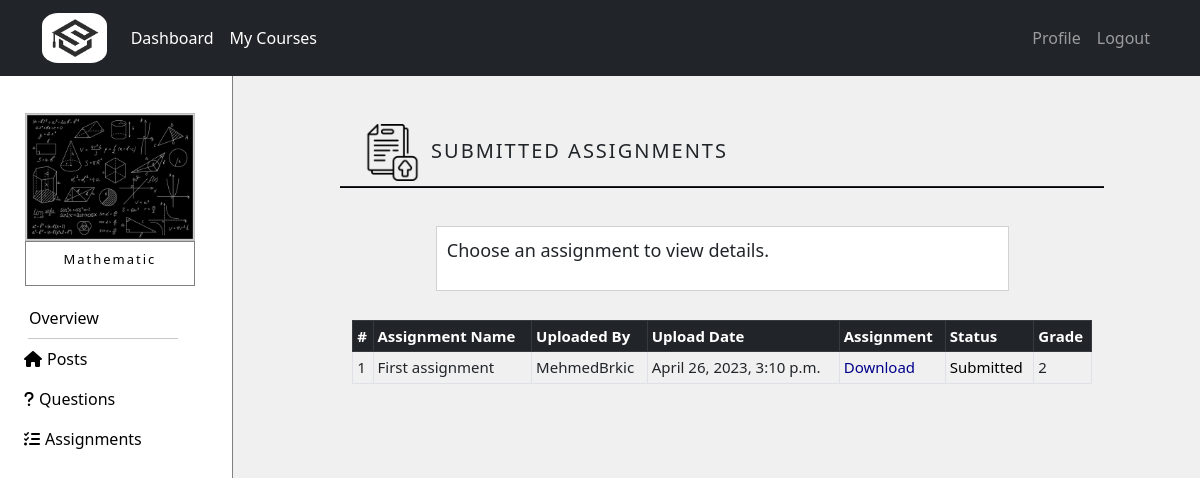
Screenshot of /courses/course/10/assignments (signed in) with the database file from the repository.
### courses/models.py (models this page shows, shortened)
class Course(models.Model):
    name = models.CharField(max_length=50)
    summary = models.CharField(max_length=500)
    image = models.ImageField(upload_to="courses_images",default="courses_images/default.jpg",blank=True)
    overview = models.TextField(null=True,blank=True)
    max_students = models.IntegerField(default=100)
    student_number = models.IntegerField(default=0)

class Assignment(models.Model):
    name = models.CharField(max_length=50)
    created_at = models.DateTimeField(auto_now=True)
    course = models.ForeignKey(Course,related_name='course_assignment',on_delete=models.CASCADE)
    tutor = models.ForeignKey(Tutor,related_name='tutor_assignment',on_delete=models.CASCADE)
    file_assignment = models.FileField(upload_to='assignments')
    class Meta:
        ordering = ['-created_at']

class Tutor(models.Model):
    user = models.OneToOneField(NewUser,on_delete=models.CASCADE,primary_key=True,related_name='Tutor')
    phone = models.IntegerField()
    course = models.ManyToManyField(Course,through="TutorCourse")

class NewUser(AbstractUser):
    is_student = models.BooleanField(default=False)
    is_tutor = models.BooleanField(default=False)

class Submission(models.Model):
    student = models.ForeignKey(Student,related_name='student_submission',on_delete=models.CASCADE)
    assignment = models.ForeignKey(Assignment,related_name='assignment_submission',on_delete=models.CASCADE)
    created_at = models.DateTimeField(auto_now=True)
    file_submission = models.FileField(upload_to='submissions')
    grade = models.IntegerField(null=True,blank=True)
    class Meta:
        ordering = ['-created_at']

### courses/views.py (the view)
# urls.py: path('course/<int:course_id>/assignments',views.view_assignments,name='assignments'),
@login_required
def view_assignments(request,course_id):
   if is_enrolled(request.user, course_id) is False:
      return HttpResponse('<html><body><h2 style="font-weight: lighter">Your do not have access to view this page!</h2><body></html>')
   course = get_object_or_404(Course,pk=course_id)
   assignments = Assignment.objects.filter(course=course)
   return render(request,'courses/assignments_details.html',{'course':course,'assignments':assignments})

### courses/templatetags/tag.py (called while the page is built)
@register.simple_tag
def getSubmissionsByUser(user):
    student = get_object_or_404(Student,user=user)
    submissions = Submission.objects.filter(student=student)
    return submissions

@register.simple_tag
def getAssignmentsBySubmissions(submissions):
    assignment_list = [x.assignment for x in submissions]
    return assignment_list

@register.filter
def getGrade(list, assignment):
    for s in list:
        if s.assignment.pk is assignment.pk:
            if s.grade is None:
                return 'Not graded'
            else:
                return s.grade
    return 'Not graded'

### courses/views.py (called while the page is built)
def is_enrolled(user, course_id):
   course = get_object_or_404(Course,pk=course_id)
   if user.is_tutor:
      tutor_courses = TutorCourse.objects.filter(course=course,tutor=user.Tutor)
      return tutor_courses.exists()
   else:
      student_courses = StudentCourse.objects.filter(course=course,student=user.Student)
      return student_courses.exists()

### templates/courses/assignments_details.html
{% extends 'courses/course.html' %}
{% block courseContent %}
{% load static %}
<div style="margin-left: auto; margin-right: auto; width:75%; margin-top: 5%; position: relative; margin-bottom: 5px;">
  <img class="col-sm-4 col-md-4 col-lg-4" src="{% static 'img/submitted.png' %}"
       style="width:8%;">
  <div class="col-sm-8 col-md-8 col-lg-8 availableCourses">
    <h5 class="title">SUBMITTED ASSIGNMENTS</h5>
  </div>
</div>
<hr style="width: 80%; margin-left: auto; margin-right: auto; background-color: black;
           opacity: 1; margin-top: 0; margin-bottom: 4%; height: 2px;">
{% if course %}
  <div class="row" style="width:60%; margin-left: auto; margin-right: auto; margin-top: 3%; margin-bottom: 3%;">
      {% block submissionBlock %}
      <div class="card" style="border-radius: 0; padding: 10px;">
        <p style="font-size: large;">Choose an assignment to view details.</p>
      </div>
      {% endblock %}
  </div>
  <div class="row positionCenter" style="margin-top: 2%; margin-bottom: 3%;">
    <div class="table-responsive">
        <table class="table table-sm table-bordered" style="font-size:15px; min-width: 600px;">
            <thead class="table-dark">
              <tr>
                <th scope="col">#</th>
                <th scope="col">Assignment Name</th>
                <th scope="col">Uploaded By</th>
                <th scope="col">Upload Date</th>
                <th scope="col">Assignment</th>
                <th scope="col">Status</th>
                <th scope="col">Grade</th>
              </tr>
            </thead>
            <tbody>
                  {% for assignment in assignments %}
                  <tr>
                      <td scope="row">{{ forloop.counter }}</td>
                      <td>{{assignment.name}}</td>
                      <td>{{assignment.tutor.user.username}}</td>
                      <td>{{assignment.created_at}}</td>
                      <td><a class="hoverTextRed" href="{{ assignment.file_assignment.url }}" style="text-decoration: none; color: darkblue;"
                             target="_blank">Download</a></td>
                    {% load tag %}
                    {% getSubmissionsByUser user as submissions %}
                    {% getAssignmentsBySubmissions submissions as assignment_list %}
                    {% if assignment in assignment_list %}
                      <td>
                        <form action="{% url 'submit_assignment' course_id=course.pk assignment_id=assignment.pk %}" method="GET">
                          <button style="all: unset; cursor: pointer;" name="submitted_button"
                                  type="submit" value="Submitted">
                                <a class="hoverText" style="text-decoration: none; color: black;">Submitted
                                </a>
                          </button>
                        </form>
                      </td>
                      <td>{{ submissions|getGrade:assignment }}</td>
                    {% else %}
                      <td><a class="hoverTextRed" href="{% url 'submit_assignment' course_id=course.pk assignment_id=assignment.pk %}"
                        style="text-decoration: none; color: darkblue;">Submit</a></td>
                        <td>Not graded</td>
                    {% endif %}
                  </tr>
                  {% endfor%}
            </tbody>
      </table>
    </div>
  </div>
{% endif %}
{% endblock %}

### templates/courses/course.html (shortened to what this page needs)
{% extends 'courses/dashboard.html' %}
{% block content_courses %}
{% load static %}
{% if course %}
<div class="row no-gutters">
  <div id="left-gutter" class="col-sm-1 col-md-2 col-lg-2 no-gutters" style="width: 20%; height: 100vh; background-color: white; padding: 0; border-right: 1px solid gray;">
    <div class="card" style="width: 70%; margin-top: 15%;
                             margin-left: auto; margin-right: auto; border: none;">
      <img src="{{course.image.url}}" class="card-img-top" style="border-radius: 0%;" alt="Cover">
        <div class="card-body" style="border: 1px solid gray; padding: 10px 0px 10px 0px;">
          <h4 class="card-title courseDetails courseTitle"
              style="text-align: center; color: black; letter-spacing: 2px; font-weight: lighter;">{{course.name}}</h4>
        </div>
    </div>
    <div class="nav flex-column" style="margin-top: 5%; width: 100%;">
      <div id="miniMeni">
        <a class="nav-link hoverMeni" href="{% url 'overview' course_id=course.pk %}" style="color: black;">
          Overview
        </a>
        <hr id="line">
        {% if user.is_student %}
        <a class="nav-link hoverMeni" href="{% url 'course' course_id=course.pk %}" style="color: black;">
          <i class="fa-solid fa-house" style="margin-right: 5px;"></i>Posts
        </a>
        {% else %}
        <a class="nav-link hoverMeni" href="{% url 'tutor_course' course_id=course.pk %}" style="color: black;">
          <i class="fa-solid fa-house" style="margin-right: 5px;"></i>Posts
        </a>
        {% endif %}
        <a class="nav-link hoverMeni" href="{% url 'view_questions_tutor' course_id=course.pk %}" style="color: black;">
          <i class="fa-solid fa-question" style="margin-right: 5px;"></i>Questions
        </a>
        <a class="nav-link hoverMeni" href="{% url 'assignment_overview' course_id=course.pk %}" style="color: black;">
          <i class="fa-solid fa-list-check" style="margin-right: 5px;"></i>Assignments
        </a>
      </div>
    </div>
  </div>
  <div id="right-gutter" class="col-sm-11 col-md-10 col-lg-10 no-gutters">
    {% block courseContent%}{% endblock %}
  </div>
</div>
{% endif %}
{% endblock %}

### static/css/style.css (style rules this page uses)
html { scroll-behavior: smooth; }
*, *:before, *:after { box-sizing: border-box; }
body { margin: 0; padding: 0; }

### static/css/login.css (style rules this page uses)
.availableCourses { position:absolute; bottom: 10px; display: inline-block; }
.title { margin-left: 2%; letter-spacing: 2px; }
.courseDetails { opacity: 0.99; color: white; }
.positionCenter { margin-left: auto; margin-right: auto; width: 80%; }

### templates/courses/course.html (style rules this page uses)
@media screen and (min-width: 1000px) { body { overflow-x: hidden; overflow-y: hidden; } }
#miniMeni { margin-left: 50px; }
#line { width: 200px; margin-left: 10px; margin-right: auto; margin-top: 0px; margin-bottom: 0px; }
#right-gutter { width: 80%; height: 100vh; overflow: scroll; }
@media screen and (min-width: 900px) and (max-width: 1400px) { #miniMeni { margin-left: 20px; } }
@media screen and (min-width: 900px) and (max-width: 1400px) { #line { width: 150px; margin-left: 20px; } }
@media screen and (min-width: 900px) and (max-width: 1400px) { .courseTitle { font-size: small; } }

### rows the page displays
Course: image (picture), name "Mathematic"
Assignment: name "First assignment", tutor.user.username "MehmedBrkic", created_at "April 26, 2023, 3:10 p.m."
Submission: assignment+grade "2"
